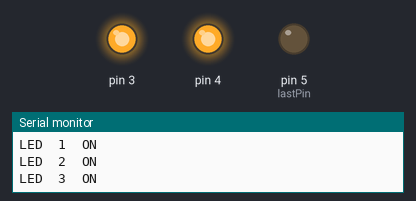
This sketch was run on a simulated Arduino Uno, built with avr-gcc and run on an emulated ATmega328P. On the bench: output pins drawn as LEDs (lit = HIGH), the last lines printed to the serial monitor. Pins used as bus, display or sensor lines are not drawn.

Above: at 0.5 s.
At 1.1 s:
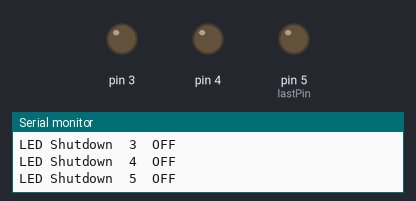
At 1.91 s:
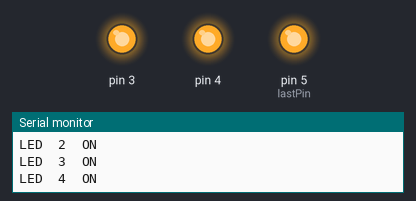
At 2.73 s:
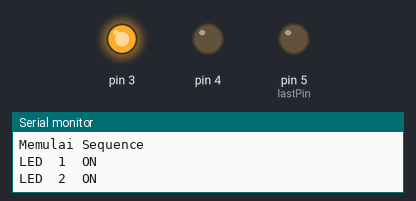
Timing chart, 0 to 3.0 s (numbered marks = the images above):
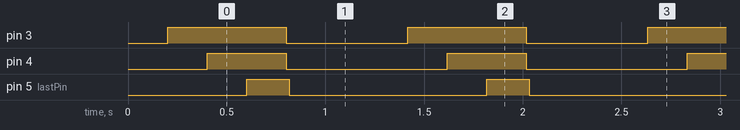

Measured:
- by itself, pin 3: alternates HIGH for 0.60 s and LOW for 0.62 s
- by itself, pin 4: alternates HIGH for 0.40 s and LOW for 0.82 s
- by itself, pin 5 (lastPin): alternates HIGH for 0.22 s and LOW for 1.0 s

The sketch:

rogram_praktikum_5_HLR.ino
```cpp
/*
 * Praktikum 5
 * Aswin Saputra
 * 31 1221 000 6
 * LED SEquence dari KIRI --> kanan
 * LED menyala Berurutan
 * LED_1    LED_2   LED_3   LED_4
 * on       off     off     off
 * on       on      off     off
 * on       on      on      off
 * on       on      on      on
 * dan berulang
 */

int myDelay = 200;
int firstPin = 2;
int lastPin = 5;
int ledPin;

void setup()

{
    Serial.begin(9600);
    // * Menginisiasi Pin LED dengan mengunakan for loop
    // * Inisiasi dimulai dari pin 2 sampai 5
    // * Pin 2 -- 5 kiri --> kanan
    for (ledPin = firstPin; ledPin <= lastPin; ledPin++)
    {
        pinMode(ledPin, OUTPUT);
        digitalWrite(ledPin, LOW);
    }
}

void loop()
{
    Serial.println("Memulai Sequence");
    for (ledPin = firstPin; ledPin <= lastPin; ledPin++)
    {
        digitalWrite(ledPin, HIGH);
        Serial.print("LED\t");
        Serial.print(ledPin - 1);
        Serial.println("\tON");
        delay(myDelay);
        if (ledPin == lastPin)
        {
            ledOFF();
        }
    }
    delay(myDelay * 2);
}
void ledOFF()
{
    for (ledPin = firstPin; ledPin <= lastPin; ledPin++)
    {
        Serial.print("LED Shutdown\t");
        Serial.print(ledPin);
        Serial.println("\tOFF");
        digitalWrite(ledPin, LOW);
    }
}
```
